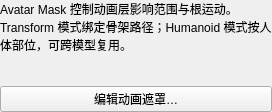
<?xml version="1.0" encoding="UTF-8"?><ui version="4.0"><class>AvatarMaskInspectorForm</class><widget class="QWidget" name="AvatarMaskInspectorForm"><layout class="QVBoxLayout" name="mainLayout"><property name="leftMargin"><number>0</number></property><property name="topMargin"><number>0</number></property><property name="rightMargin"><number>0</number></property><property name="bottomMargin"><number>0</number></property><item><widget class="QLabel" name="descriptionLabel"><property name="text"><string>Avatar Mask 控制动画层影响范围与根运动。Transform 模式绑定骨架路径；Humanoid 模式按人体部位，可跨模型复用。</string></property><property name="wordWrap"><bool>true</bool></property></widget></item><item><widget class="ResourceField" name="skeletonField"/></item><item><widget class="QLabel" name="summaryLabel"><property name="wordWrap"><bool>true</bool></property></widget></item><item><widget class="QPushButton" name="editButton"><property name="text"><string>编辑动画遮罩…</string></property></widget></item></layout></widget><customwidgets><customwidget><class>ResourceField</class><extends>QWidget</extends><header>ResourceField.h</header></customwidget></customwidgets><resources/><connections/></ui>
